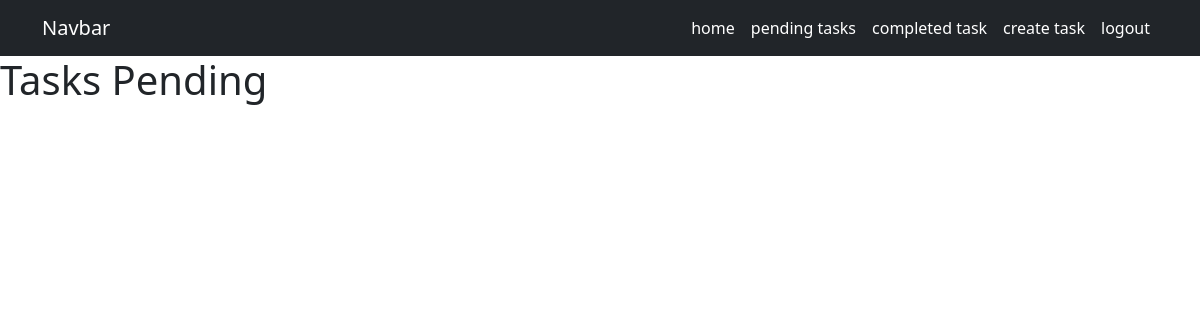
Page /tasks_completed (signed in) on the earlier database version.
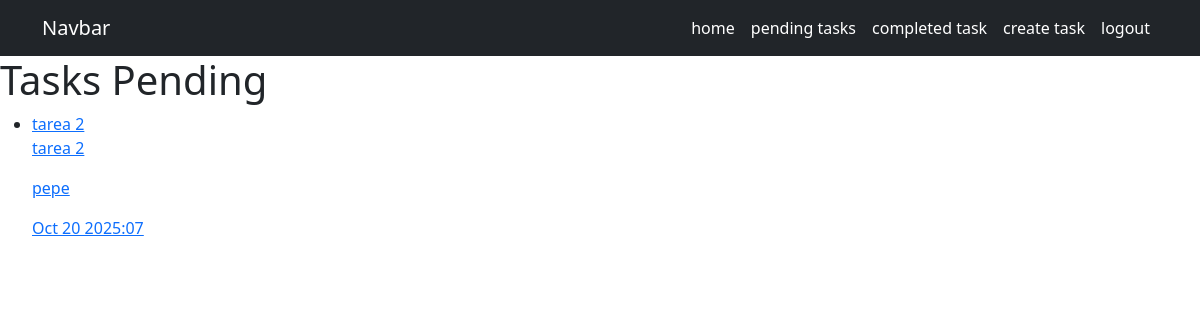
Same page on the later database version.
### tasks/models.py (models this page shows, shortened)
class Task(models.Model):
    title = models.CharField(max_length=200)
    description = models.TextField(blank=True)
    created = models.DateTimeField(auto_now_add=True)
    daycompleted = models.DateTimeField(null=True, blank=True)
    important = models.BooleanField(default=False)
    user = models.ForeignKey(User, on_delete=models.CASCADE)

### tasks/views.py (the view)
# urls.py: path('tasks_completed',views.tasks_completed, name= 'tasks_completed'),
@login_required
def tasks_completed(request):
    tasks = Task.objects.filter(user = request.user , daycompleted__isnull = False).order_by('-daycompleted')
    return render(request,'tasks.html', {'tasks': tasks })

### tasks/templates/tasks.html
{% extends 'base.html' %}
{% block content %}
<h1>Tasks Pending</h1>
<ul>
    {%for task in tasks%}
    <li>
        <a href="{% url 'task_detail' task.id %}">
            {% if task.important %}
                <strong>{{task.title}}</strong>
            {% else %}
                {{task.title}}
            {% endif %}
            <p>{{task.description}}</p>
            <p>{{task.user.username}}</p>
            <p>{{task.daycompleted|date:'M j Y:i'}}</p>
        </a>
    </li>
    {% endfor %}
</ul>
{% endblock %}

### tasks/templates/base.html (shortened to what this page needs)
<!DOCTYPE html>
<html lang="en">
<head>
    <link rel="stylesheet" href="https://cdn.jsdelivr.net/npm/bootstrap@5.3.8/dist/css/bootstrap.min.css">
</head>
<body>
    <nav class="navbar navbar-expand-lg bg-dark navbar-dark">
        <div class="container">
            <a class="navbar-brand" href="#">Navbar</a>
            <div class="collapse navbar-collapse" id="navbarNav">
            <ul class="navbar-nav ms-auto">
                <li class="nav-item">
                <a class="nav-link active" aria-current="page" href="/">home</a>
            </li>
            {% if user.is_authenticated %}
            <li class="nav-item">
                <a class="nav-link active" aria-current="page" href="/tasks">pending tasks</a>
            </li>
            <li class="nav-item">
                <a class="nav-link active" aria-current="page" href="/tasks_completed">completed task</a>
            </li>
            <li class="nav-item">
                <a class="nav-link active" aria-current="page" href="/tasks/create">create task</a>
            </li>
            <li class="nav-item">
                <a class="nav-link active" aria-current="page" href="/logout">logout</a>
            </li>
            {% endif %}
            </ul>
            </div>
        </div>
    </nav>
    {% block content %}
    {% endblock %}
</body>
</html>

Differences in the rows shown:
added Task: title "tarea 2", description "tarea 2", user.username "pepe", daycompleted "Oct 20 2025:07"
